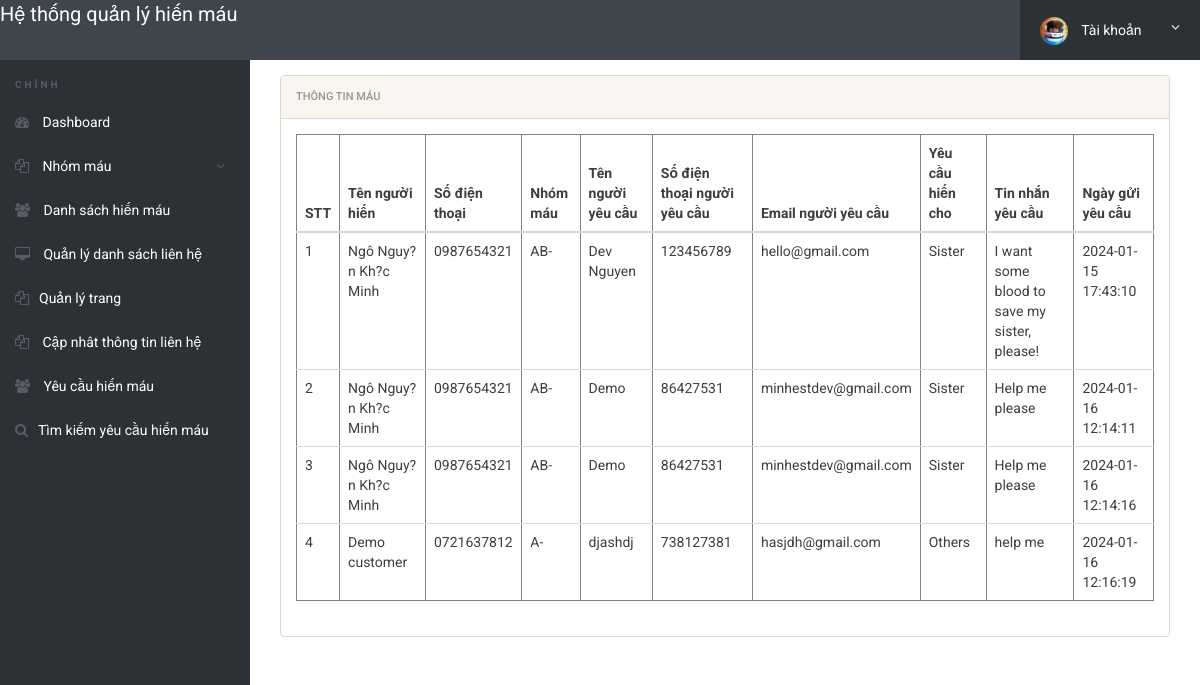
The page /admin/blood-requests.php (signed in) on the database its author committed.
### tables this page shows
CREATE TABLE `tblbloodrequirer` (
  `ID` int(10) NOT NULL,
  `BloodDonarID` int(10) DEFAULT NULL,
  `name` varchar(250) DEFAULT NULL,
  `EmailId` varchar(250) DEFAULT NULL,
  `ContactNumber` bigint(10) DEFAULT NULL,
  `BloodRequirefor` varchar(250) DEFAULT NULL,
  `Message` mediumtext DEFAULT NULL,
  `ApplyDate` timestamp NULL DEFAULT current_timestamp()
);

CREATE TABLE `tblblooddonars` (
  `id` int(11) NOT NULL,
  `FullName` varchar(100) DEFAULT NULL,
  `MobileNumber` char(11) DEFAULT NULL,
  `EmailId` varchar(100) DEFAULT NULL,
  `Gender` varchar(20) DEFAULT NULL,
  `Age` int(11) DEFAULT NULL,
  `BloodGroup` varchar(20) DEFAULT NULL,
  `Address` varchar(255) DEFAULT NULL,
  `Message` mediumtext DEFAULT NULL,
  `PostingDate` timestamp NOT NULL DEFAULT current_timestamp(),
  `status` int(1) DEFAULT NULL,
  `Password` varchar(250) DEFAULT NULL
);

### admin/blood-requests.php (the view, shortened to what this page needs)
<?php
include('includes/config.php');
if(strlen($_SESSION['alogin'])==0)
	{
header('location:index.php');
}
else{
 ?>
<!doctype html>
<html lang="en" class="no-js">
<head>
	<link rel="stylesheet" href="css/font-awesome.min.css">
	<link rel="stylesheet" href="css/bootstrap.min.css">
	<link rel="stylesheet" href="css/dataTables.bootstrap.min.css">
	<link rel="stylesheet" href="css/bootstrap-social.css">
	<link rel="stylesheet" href="css/bootstrap-select.css">
	<link rel="stylesheet" href="css/fileinput.min.css">
	<link rel="stylesheet" href="css/awesome-bootstrap-checkbox.css">
	<link rel="stylesheet" href="css/style.css">
</head>
<body>
	<?php include('includes/header.php');?>
	<div class="ts-main-content">
		<?php include('includes/leftbar.php');?>
		<div class="content-wrapper">
			<div class="container-fluid">
					<div class="col-md-12">
						<div class="panel panel-default">
							<div class="panel-heading">Thông tin máu</div>
							<div class="panel-body">
								<table border="1" class="table table-responsive">
                                    <thead>
                                         <tr>
                                         	<th>STT</th>
                                          <th>Tên người hiến</th>
                                          <th>Số điện thoại</th>
                                          <th>Nhóm máu</th>
                                            <th>Tên người yêu cầu</th>
                                            <th>Số điện thoại người yêu cầu</th>
                                            <th>Email người yêu cầu</th>
                                            <th>Yêu cầu hiến cho</th>
                                            <th>Tin nhắn yêu cầu</th>
                                            <th>Ngày gửi yêu cầu</th>
                                        </tr>
                                    </thead>
                                    <tbody>
                                        <tr><?php
$sql="SELECT tblbloodrequirer.BloodDonarID,tblbloodrequirer.name,tblbloodrequirer.EmailId,tblbloodrequirer.ContactNumber,tblbloodrequirer.BloodRequirefor,tblbloodrequirer.Message,tblbloodrequirer.ApplyDate,tblblooddonars.id as donid,tblblooddonars.FullName,tblblooddonars.MobileNumber,tblblooddonars.BloodGroup  from  tblbloodrequirer join tblblooddonars on tblblooddonars.id=tblbloodrequirer.BloodDonarID where tblblooddonars.FullName like '%$sdata%' || tblblooddonars.MobileNumber like '%$sdata%'";
$query = $dbh -> prepare($sql);
$query->execute();
$results=$query->fetchAll(PDO::FETCH_OBJ);
$cnt=1;
if($query->rowCount() > 0)
{
foreach($results as $row)
{               ?>
                                            <td><?php echo htmlentities($cnt);?></td>
                                            <td><?php  echo htmlentities($row->FullName);?></td>
                                            <td><?php  echo htmlentities($row->MobileNumber);?></td>
                                            <td><?php  echo htmlentities($row->BloodGroup);?></td>
                                        <td><?php  echo htmlentities($row->name);?></td>
                                             <td><?php  echo htmlentities($row->ContactNumber);?></td>
                                             <td><?php  echo htmlentities($row->EmailId);?></td>
                                          <td><?php  echo htmlentities($row->BloodRequirefor);?></td>
                 <td><?php  echo htmlentities($row->Message);?>
                  </td>
                                            <td>
                                              <?php  echo htmlentities($row->ApplyDate);?>
                                            </td>
                                        </tr>
                                    <?php $cnt=$cnt+1;}} else {?>
                                        <tr>
                                            <th colspan="8" style="color:red;"> Không tìm thấy bản ghi</th>
                                        </tr>
                                    <?php } ?>
                                    </tbody>
                                </table>
							</div>
						</div>
					</div>
				</div>
			</div>
		</div>
</body>
</html>
<?php } ?>

### admin/css/style.css (style rules this page uses)
html { font-size: 14px; }
@media only screen and (min-width: 480px) { html { font-size: 17px; } }
@media only screen and (min-width: 768px) { html { font-size: 14px; } }
body { font-size: 1em; }
.panel { overflow: hidden; }
.ts-main-content .content-wrapper { padding-top: 15px; margin-top: 60px; }
@media only screen and (min-width: 992px) { .ts-main-content .content-wrapper { margin-left: 250px; } }

### rows shown on the page
tblbloodrequirer: BloodDonarID.FullName "Ngô Nguy?n Kh?c Minh", BloodDonarID.MobileNumber "0987654321", BloodDonarID.BloodGroup "AB-", name "Dev Nguyen", ContactNumber "123456789", EmailId "hello@gmail.com", BloodRequirefor "Sister", Message "I want some blood to save my sister, please!", ApplyDate "2024-01-15 17:43:10"
tblbloodrequirer: BloodDonarID.FullName "Ngô Nguy?n Kh?c Minh", BloodDonarID.MobileNumber "0987654321", BloodDonarID.BloodGroup "AB-", name "Demo", ContactNumber "86427531", EmailId "minhestdev@gmail.com", BloodRequirefor "Sister", Message "Help me please", ApplyDate "2024-01-16 12:14:11"
tblbloodrequirer: BloodDonarID.FullName "Ngô Nguy?n Kh?c Minh", BloodDonarID.MobileNumber "0987654321", BloodDonarID.BloodGroup "AB-", name "Demo", ContactNumber "86427531", EmailId "minhestdev@gmail.com", BloodRequirefor "Sister", Message "Help me please", ApplyDate "2024-01-16 12:14:16"
tblbloodrequirer: BloodDonarID.FullName "Demo customer", BloodDonarID.MobileNumber "0721637812", BloodDonarID.BloodGroup "A-", name "djashdj", ContactNumber "738127381", EmailId "hasjdh@gmail.com", BloodRequirefor "Others", Message "help me", ApplyDate "2024-01-16 12:16:19"
